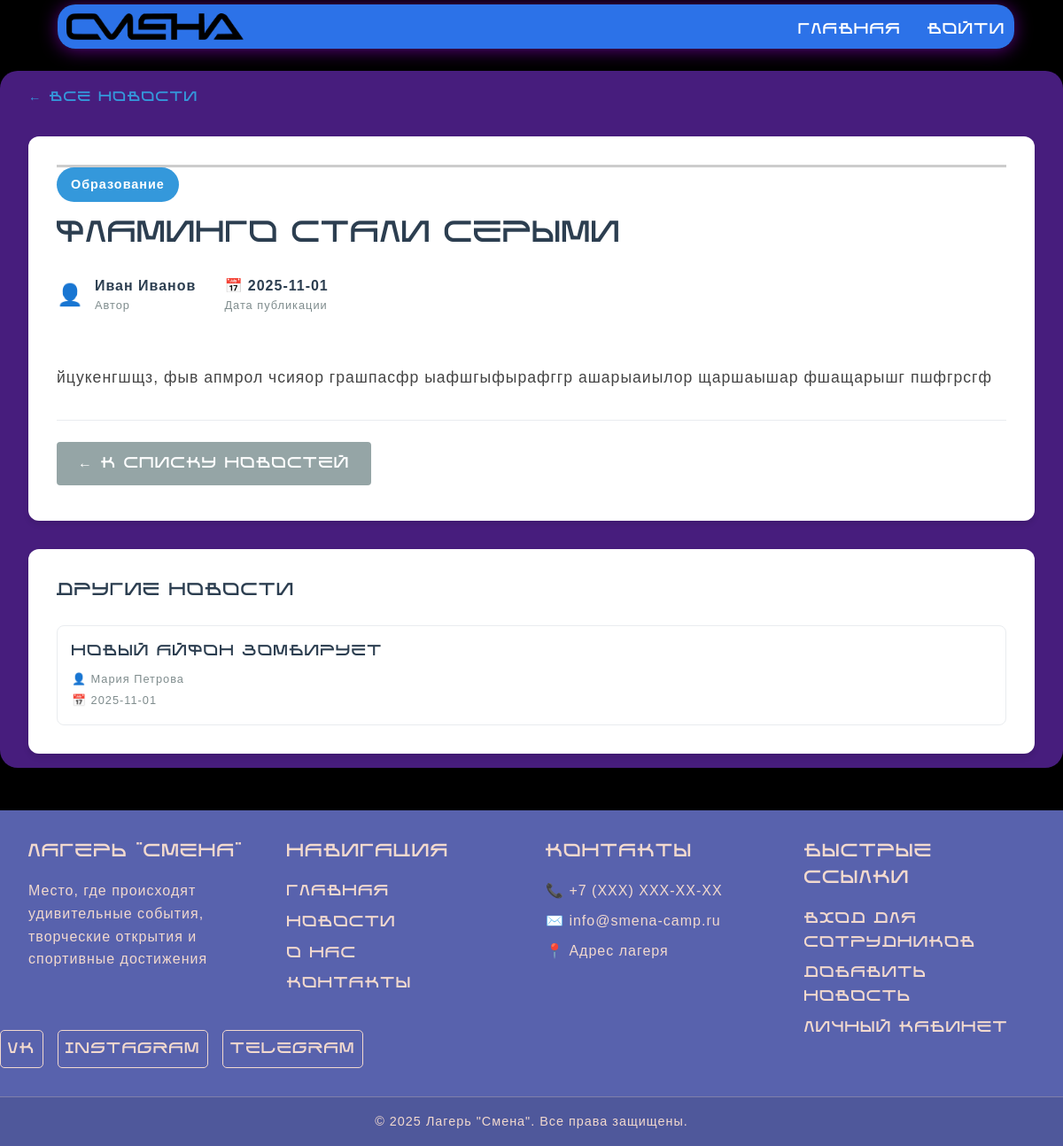
The app's page /КУРСАЧ2/news_detail.php?id=7 with its own data.
### tables this page shows
CREATE TABLE `news` (
  `id_nwes` int(11) NOT NULL,
  `id_user` int(11) NOT NULL,
  `categories_id` int(11) NOT NULL,
  `id_status` int(11) NOT NULL,
  `role_id` int(11) NOT NULL,
  `image` varchar(255) DEFAULT NULL,
  `title` varchar(250) NOT NULL,
  `text` text NOT NULL,
  `date_relise` date NOT NULL
);

CREATE TABLE `categories` (
  `categories_id` int(11) NOT NULL,
  `title` varchar(250) NOT NULL,
  `text` varchar(250) NOT NULL
);

CREATE TABLE `users` (
  `id_user` int(11) NOT NULL,
  `name` varchar(250) NOT NULL,
  `lastname` varchar(250) NOT NULL,
  `login` varchar(250) NOT NULL,
  `password` varchar(250) NOT NULL,
  `role_id` int(11) NOT NULL
);

### КУРСАЧ2/news_detail.php (the view, shortened to what this page needs)
<?php
require_once 'auth.php';
$news_id = (int)$_GET['id'];
$stmt = $pdo->prepare("
    SELECT n.*, c.title as category_title, u.name, u.lastname, s.title as status_title
    FROM news n
    LEFT JOIN categories c ON n.categories_id = c.categories_id
    LEFT JOIN users u ON n.id_user = u.id_user
    LEFT JOIN status s ON n.id_status = s.id_status
    WHERE n.id_nwes = ? AND n.id_status = 2
");
$stmt->execute([$news_id]);
$news_item = $stmt->fetch(PDO::FETCH_ASSOC);
require_once 'header.php';
?>
<div class="container">
    <div class="news-detail">
        <div class="breadcrumbs">
            <a href="news.php">← Все новости</a>
        </div>
        <article class="news-article">
            <div class="news-header">
                <div class="news-category-badge">
                    <?php echo htmlspecialchars($news_item['category_title']); ?>
                </div>
                <h1><?php echo htmlspecialchars($news_item['title']); ?></h1>
                <div class="news-meta-detailed">
                    <div class="author-info">
                        <div class="author-avatar">👤</div>
                        <div class="author-details">
                            <strong><?php echo htmlspecialchars($news_item['name'] . ' ' . $news_item['lastname']); ?></strong>
                            <span>Автор</span>
                        </div>
                    </div>
                    <div class="publication-info">
                        <div class="publication-date">
                            <strong>📅 <?php echo $news_item['date_relise']; ?></strong>
                            <span>Дата публикации</span>
                        </div>
                    </div>
                </div>
            </div>
            <div class="news-content">
                <?php
                $text = htmlspecialchars($news_item['text']);
                $text = nl2br($text);
                echo $text;
                ?>
            </div>
            <div class="news-actions-detailed">
                <a href="news.php" class="btn btn-secondary">← К списку новостей</a>
            </div>
        </article>
        <div class="related-news">
            <h3>Другие новости</h3>
            <?php
            $stmt_related = $pdo->prepare("
                SELECT n.*, c.title as category_title, u.name, u.lastname
                FROM news n
                LEFT JOIN categories c ON n.categories_id = c.categories_id
                LEFT JOIN users u ON n.id_user = u.id_user
                WHERE n.categories_id = ? AND n.id_nwes != ? AND n.id_status = 2
                ORDER BY n.date_relise DESC
                LIMIT 3
            ");
            $stmt_related->execute([$news_item['categories_id'], $news_id]);
            $related_news = $stmt_related->fetchAll(PDO::FETCH_ASSOC);
            if (!empty($related_news)): ?>
                <div class="related-grid">
                    <?php foreach ($related_news as $related): ?>
                        <div class="related-card">
                            <h4>
                                <a href="news_detail.php?id=<?php echo $related['id_nwes']; ?>">
                                    <?php echo htmlspecialchars($related['title']); ?>
                                </a>
                            </h4>
                            <div class="related-meta">
                                <span>👤 <?php echo htmlspecialchars($related['name'] . ' ' . $related['lastname']); ?></span>
                                <span>📅 <?php echo $related['date_relise']; ?></span>
                            </div>
                        </div>
                    <?php endforeach; ?>
                </div>
            <?php else: ?>
                <p>Других новостей в этой категории пока нет.</p>
            <?php endif; ?>
        </div>
    </div>
</div>
<?php require_once 'footer.php'; ?>

### КУРСАЧ2/style.css (style rules this page uses)
* { letter-spacing: 1px; box-sizing: border-box; margin: 0; padding: 0; }
body { margin-top: 80px; line-height: 1.6; background-color: #000000; }
.container { margin: 0 auto; max-width: 1500px; padding: 1rem 2rem 1rem 2rem; background-color: #8939ef85; border-radius: 20px; position: relative; z-index: 1; }
h1, h2, h3, h4, h5, h6, a, button { font-family: 'kiber', sans-serif; font-weight: 700; letter-spacing: 2px; text-transform: uppercase; }
body, p, div, span, li, strong, td, small { font-family: 'kiber-n', sans-serif; }
.btn { background: #3498db; border: none; border-radius: 4px; color: white; cursor: pointer; display: inline-block; font-size: 1rem; margin-bottom: 0.5rem; margin-right: 0.5rem; padding: 0.75rem 1.5rem; text-decoration: none; transition: background 0.3s; }
.btn-secondary { background: #95a5a6; }
.news-header { border-top: 3px solid #cccccc; margin-bottom: 2rem; padding-bottom: 1.5rem; }
.news-header h1 { color: #2c3e50; font-size: 2rem; line-height: 1.3; margin: 0 0 1.5rem 0; }
.breadcrumbs { margin-bottom: 2rem; }
.breadcrumbs a { color: #3498db; font-size: 0.9rem; text-decoration: none; }
.related-card { border: 1px solid #e9ecef; border-radius: 8px; padding: 1rem; transition: border-color 0.3s; }
.author-avatar { font-size: 1.5rem; }
.author-details { display: flex; flex-direction: column; }
.author-details strong { color: #2c3e50; font-size: 1rem; }
.author-details span { color: #7f8c8d; font-size: 0.8rem; }
.author-info { align-items: center; display: flex; gap: 0.75rem; }
.news-actions-detailed { border-top: 1px solid #e9ecef; display: flex; flex-wrap: wrap; gap: 1rem; padding-top: 1.5rem; }
.news-article { background: white; border-radius: 12px; box-shadow: 0 4px 6px rgba(0, 0, 0, 0.1); margin-bottom: 2rem; padding: 2rem; }
.news-category-badge { background: #3498db; border-radius: 25px; color: white; display: inline-block; font-size: 0.9rem; font-weight: 600; margin-bottom: 1rem; padding: 0.5rem 1rem; }
.news-content { color: #444; font-size: 1.1rem; line-height: 1.7; margin-bottom: 2rem; }
.news-meta-detailed { display: flex; flex-wrap: wrap; gap: 2rem; }
.publication-date { display: flex; flex-direction: column; }
.publication-date strong { color: #2c3e50; font-size: 1rem; }
.publication-date span { color: #7f8c8d; font-size: 0.8rem; }
.publication-info { align-items: center; display: flex; gap: 0.75rem; }
.related-grid { display: grid; gap: 1rem; grid-template-columns: repeat(auto-fit, minmax(250px, 1fr)); }
.related-meta { color: #7f8c8d; display: flex; flex-direction: column; font-size: 0.8rem; gap: 0.25rem; }
.related-news { background: white; border-radius: 12px; box-shadow: 0 4px 6px rgba(0, 0, 0, 0.1); padding: 2rem; }
.related-news h3 { color: #2c3e50; margin-bottom: 1.5rem; }
.related-card h4 { font-size: 1rem; margin: 0 0 0.5rem 0; }
.related-card h4 a { color: #2c3e50; text-decoration: none; }

### records on screen
news: categories.title "Образование", title "ФЛАМИНГО СТАЛИ СЕРЫМИ", id_user.lastname "Иван Иванов", date_relise "2025-11-01", text "йцукенгшщз, фыв апмрол чсияор грашпасфр ыафшгыфырафггр ашарыаиылор щаршаышар фшащарышг пшфгрсгф"
news: title "НОВЫЙ АЙФОН ЗОМБИРУЕТ", id_user.lastname "Мария Петрова", date_relise "2025-11-01"
